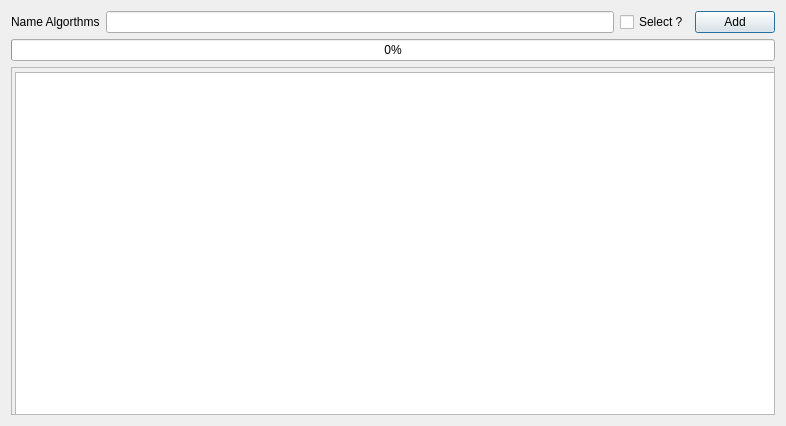
<?xml version="1.0" encoding="UTF-8"?>
<ui version="4.0">
 <class>AddAlgo</class>
 <widget class="QDialog" name="AddAlgo">
  <property name="geometry">
   <rect>
    <x>0</x>
    <y>0</y>
    <width>786</width>
    <height>426</height>
   </rect>
  </property>
  <property name="windowTitle">
   <string>Add algorithm</string>
  </property>
  <property name="windowIcon">
   <iconset>
    <normaloff>icon.png</normaloff>icon.png</iconset>
  </property>
  <layout class="QGridLayout" name="gridLayout">
   <item row="0" column="0">
    <layout class="QHBoxLayout" name="horizontalLayout">
     <item>
      <widget class="QLabel" name="label">
       <property name="text">
        <string>Name Algorthms</string>
       </property>
      </widget>
     </item>
     <item>
      <widget class="QLineEdit" name="lineEdit"/>
     </item>
     <item>
      <widget class="QCheckBox" name="checkBox">
       <property name="text">
        <string>Select ?</string>
       </property>
      </widget>
     </item>
     <item>
      <widget class="QPushButton" name="pushButton">
       <property name="text">
        <string>Add</string>
       </property>
      </widget>
     </item>
    </layout>
   </item>
   <item row="2" column="0">
    <widget class="QScrollArea" name="scrollArea">
     <property name="widgetResizable">
      <bool>true</bool>
     </property>
     <widget class="QWidget" name="scrollAreaWidgetContents">
      <property name="geometry">
       <rect>
        <x>0</x>
        <y>0</y>
        <width>766</width>
        <height>338</height>
       </rect>
      </property>
      <widget class="QTextEdit" name="textEdit">
       <property name="geometry">
        <rect>
         <x>3</x>
         <y>4</y>
         <width>761</width>
         <height>361</height>
        </rect>
       </property>
      </widget>
     </widget>
    </widget>
   </item>
   <item row="1" column="0">
    <widget class="QProgressBar" name="progressBar">
     <property name="value">
      <number>0</number>
     </property>
    </widget>
   </item>
  </layout>
 </widget>
 <resources/>
 <connections/>
</ui>
